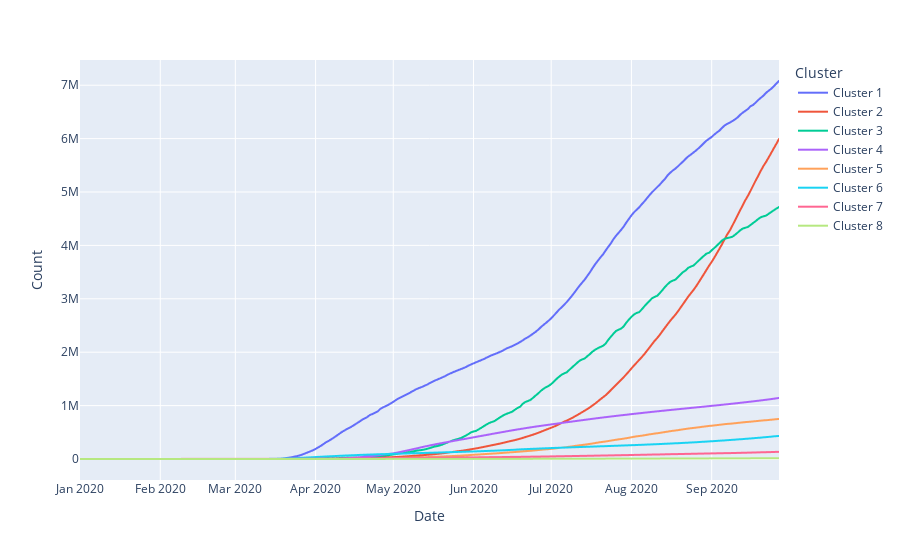

Here is the notebook cell this chart was saved with:
### Code cell
px.line(averages, x = 'Date', y='Count', color='Cluster')

### Figure 1 — Plotly figure (JSON) as saved in the notebook; plotly's stock layout.template omitted (floating-point values rounded to 4 significant figures; data arrays with more than 128 entries replaced by an {"elided": "..."} marker saying what was removed)
{"data": [{"hoverlabel": {"namelength": 0}, "hovertemplate": "Cluster=Cluster 1<br>Date=%{x}<br>Count=%{y}", "legendgroup": "Cluster 1", "line": {"color": "#636efa", "dash": "solid"}, "mode": "lines", "name": "Cluster 1", "showlegend": true, "type": "scattergl", "x": {"elided": "271 str values"}, "xaxis": "x", "y": {"elided": "271 int values"}, "yaxis": "y"}, {"hoverlabel": {"namelength": 0}, "hovertemplate": "Cluster=Cluster 2<br>Date=%{x}<br>Count=%{y}", "legendgroup": "Cluster 2", "line": {"color": "#EF553B", "dash": "solid"}, "mode": "lines", "name": "Cluster 2", "showlegend": true, "type": "scattergl", "x": {"elided": "271 str values"}, "xaxis": "x", "y": {"elided": "271 int values"}, "yaxis": "y"}, {"hoverlabel": {"namelength": 0}, "hovertemplate": "Cluster=Cluster 3<br>Date=%{x}<br>Count=%{y}", "legendgroup": "Cluster 3", "line": {"color": "#00cc96", "dash": "solid"}, "mode": "lines", "name": "Cluster 3", "showlegend": true, "type": "scattergl", "x": {"elided": "271 str values"}, "xaxis": "x", "y": {"elided": "271 int values"}, "yaxis": "y"}, {"hoverlabel": {"namelength": 0}, "hovertemplate": "Cluster=Cluster 4<br>Date=%{x}<br>Count=%{y}", "legendgroup": "Cluster 4", "line": {"color": "#ab63fa", "dash": "solid"}, "mode": "lines", "name": "Cluster 4", "showlegend": true, "type": "scattergl", "x": {"elided": "271 str values"}, "xaxis": "x", "y": {"elided": "271 int values"}, "yaxis": "y"}, {"hoverlabel": {"namelength": 0}, "hovertemplate": "Cluster=Cluster 5<br>Date=%{x}<br>Count=%{y}", "legendgroup": "Cluster 5", "line": {"color": "#FFA15A", "dash": "solid"}, "mode": "lines", "name": "Cluster 5", "showlegend": true, "type": "scattergl", "x": {"elided": "271 str values"}, "xaxis": "x", "y": {"elided": "271 float values"}, "yaxis": "y"}, {"hoverlabel": {"namelength": 0}, "hovertemplate": "Cluster=Cluster 6<br>Date=%{x}<br>Count=%{y}", "legendgroup": "Cluster 6", "line": {"color": "#19d3f3", "dash": "solid"}, "mode": "lines", "name": "Cluster 6", "showlegend": true, "type": "scattergl", "x": {"elided": "271 str values"}, "xaxis": "x", "y": {"elided": "271 float values"}, "yaxis": "y"}, {"hoverlabel": {"namelength": 0}, "hovertemplate": "Cluster=Cluster 7<br>Date=%{x}<br>Count=%{y}", "legendgroup": "Cluster 7", "line": {"color": "#FF6692", "dash": "solid"}, "mode": "lines", "name": "Cluster 7", "showlegend": true, "type": "scattergl", "x": {"elided": "271 str values"}, "xaxis": "x", "y": {"elided": "271 float values"}, "yaxis": "y"}, {"hoverlabel": {"namelength": 0}, "hovertemplate": "Cluster=Cluster 8<br>Date=%{x}<br>Count=%{y}", "legendgroup": "Cluster 8", "line": {"color": "#B6E880", "dash": "solid"}, "mode": "lines", "name": "Cluster 8", "showlegend": true, "type": "scattergl", "x": {"elided": "271 str values"}, "xaxis": "x", "y": {"elided": "271 float values"}, "yaxis": "y"}], "layout": {"legend": {"title": {"text": "Cluster"}, "tracegroupgap": 0}, "margin": {"t": 60}, "xaxis": {"anchor": "y", "domain": [0, 1], "title": {"text": "Date"}}, "yaxis": {"anchor": "x", "domain": [0, 1], "title": {"text": "Count"}}}}
